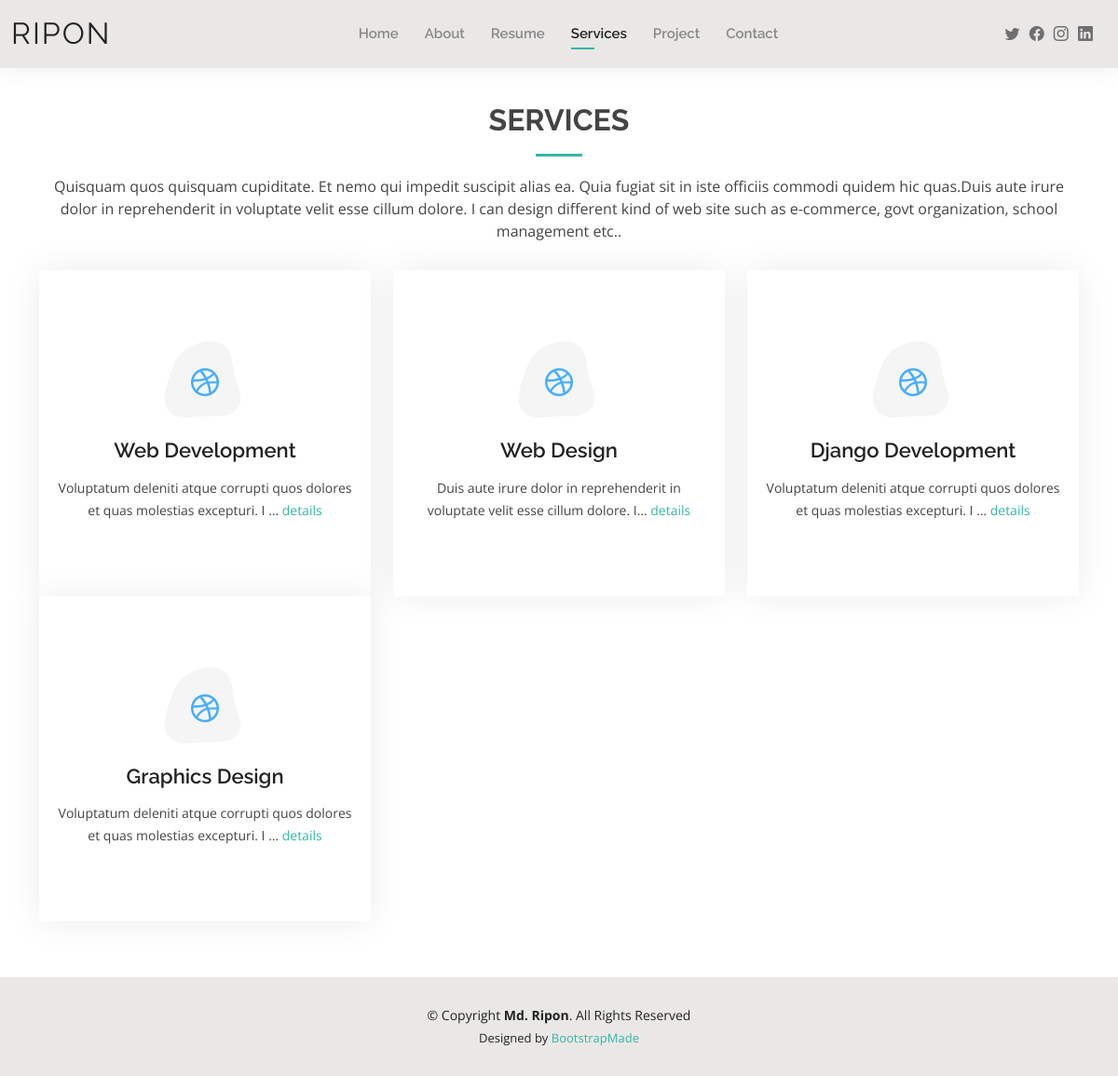
Page /services/ on the committed database.
### portfolioapp/models.py (models this page shows, shortened)
class Profile(models.Model):
    user=models.OneToOneField(User,on_delete=models.CASCADE)
    birthday=models.DateField(blank=True, null=True)
    website=models.CharField(max_length=50, blank=True, null=True)
    phone=models.CharField(max_length=12, blank=True,null=True)
    city=models.CharField(max_length=50,blank=True,null=True)
    age=models.IntegerField(blank=True,null=True)
    degree=models.CharField(max_length=50,blank=True,null=True)
    email=models.CharField(max_length=50,blank=True,null=True)
    freelunch=models.CharField(max_length=100,blank=True,null=True)
    skill_desc=models.TextField(blank=True, null=True)
    fact_desc=models.TextField(blank=True, null=True)
    testimonial_desc=models.TextField(blank=True, null=True)
    resume_desc=models.TextField(blank=True, null=True)
    resume_summery=models.TextField(blank=True, null=True)
    service_summery=models.TextField(blank=True, null=True)

class Service(models.Model):
    user=models.ForeignKey(User, on_delete= models.CASCADE)
    service_name=models.CharField(max_length=100, blank=True, null=True)
    service_desc=models.TextField(blank=True, null=True)

### portfolioapp/views.py (the view)
# urls.py: path('services/', services, name='services'),
def services(request):
    user='ripon'
    user=User.objects.get(username=user)
    user_info=User.objects.get(username=user)
    profile=Profile.objects.get(user=user)
    about_user=About.objects.get(user=user)
    my_service=Service.objects.filter(user=user)
    context={'user_info':user_info,'profile':profile,'about_user':about_user,'my_service':my_service}
    return render(request,'services.html',context)

### templates/services.html (shortened to what this page needs)
{% extends 'base.html' %}
{% load static %}
{% block content %}
<main id="main">
    <section id="services" class="services">
      <div class="container" data-aos="fade-up">
        <div class="section-title">
          <h2>Services</h2>
          <p>{{profile.service_summery}}</p>
        </div>
        <div class="row">
          {% for service in my_service %}
          <div class="col-lg-4 col-md-6 d-flex align-items-stretch" data-aos="zoom-in" data-aos-delay="100">
            <div class="icon-box iconbox-blue">
              <div class="icon">
                <i class="bx bxl-dribbble"></i>
              </div>
              <h4><a href="">{{service.service_name}}</a></h4>
              <p>{{ service.service_desc|truncatechars:80 }}
                <a href="{% url 'service_details' service.id %}">details</a></p>
            </div>
          </div>
          {% endfor %}
        </div>
      </div>
    </section>
  </main>
{% endblock %}

### templates/base.html (shortened to what this page needs)
{% load static %}
<!DOCTYPE html>
<html lang="en">
<head>
  <link href="{% static 'assets/vendor/aos/aos.css' %}" rel="stylesheet">
  <link href="{% static 'assets/vendor/bootstrap/css/bootstrap.min.css' %}" rel="stylesheet">
  <link href="{% static 'assets/vendor/bootstrap-icons/bootstrap-icons.css' %}" rel="stylesheet">
  <link href="{% static 'assets/vendor/boxicons/css/boxicons.min.css' %}" rel="stylesheet">
  <link href="{% static 'assets/vendor/glightbox/css/glightbox.min.css' %}" rel="stylesheet">
  <link href="{% static 'assets/vendor/swiper/swiper-bundle.min.css' %}" rel="stylesheet">
  <link href="{% static 'assets/css/style.css' %}" rel="stylesheet">
</head>
<body>
  <header id="header" class="fixed-top">
    <div class="container-fluid d-flex justify-content-between align-items-center">
      <h1 class="logo me-auto me-lg-0"><a href="{% url 'index' %}">{{user_info.username}}</a></h1>
      <nav id="navbar" class="navbar order-last order-lg-0">
        <ul>
          <li ><a class="{% if request.path == '/' %}active{% endif %}" href="{% url 'index' %}">Home</a></li>
          <li ><a class="{% if request.path == '/about/' %}active{% endif %}" href="{% url 'about' %}">About</a></li>
          <li ><a class="{% if request.path == '/resume/' %}active{% endif %}" href="{% url 'resume' %}">Resume</a></li>
          <li ><a class="{% if request.path == '/services/' %}active{% endif %}" href="{% url 'services' %}">Services</a></li>
          <li ><a class="{% if request.path == '/project/' %}active{% endif %}" href="{% url 'project' %}">Project</a></li>
          <li ><a class="{% if request.path == '/contact/' %}active{% endif %}" href="{% url 'contact' %}">Contact</a></li>
        </ul>
      </nav>
      <div class="header-social-links">
        <a href="#" class="twitter"><i class="bi bi-twitter"></i></a>
        <a href="#" class="facebook"><i class="bi bi-facebook"></i></a>
        <a href="#" class="instagram"><i class="bi bi-instagram"></i></a>
        <a href="#" class="linkedin"><i class="bi bi-linkedin"></i></i></a>
      </div>
    </div>
  </header>
    {% block content %}
    {% endblock %}
  <footer id="footer">
    <div class="container">
      <div class="copyright">
        &copy; Copyright <strong><span>{{user_info.first_name}}</span></strong>. All Rights Reserved
      </div>
      <div class="credits">
        Designed by <a href="https://bootstrapmade.com/">BootstrapMade</a>
      </div>
    </div>
  </footer>
</body>
</html>

### static/assets/css/style.css (style rules this page uses)
body { font-family: "Open Sans", sans-serif; color: #444444; }
a { color: #34b7a7; text-decoration: none; }
h1, h2, h3, h4, h5, h6 { font-family: "Raleway", sans-serif; }
#main { margin-top: 50px; }
#header { background: #e9e8e6; box-shadow: 0px 0px 25px 0 rgba(0, 0, 0, 0.08); z-index: 997; padding: 15px 0; }
#header .logo { font-size: 32px; margin: 0; padding: 0; line-height: 1; font-weight: 400; letter-spacing: 2px; text-transform: uppercase; }
#header .logo a { color: #222222; }
.header-social-links { padding-right: 15px; }
.header-social-links a { color: #6f6f6f; padding-left: 6px; display: inline-block; line-height: 0px; transition: 0.3s; font-size: 16px; }
.navbar { padding: 0; }
.navbar ul { margin: 0; padding: 0; display: flex; list-style: none; align-items: center; }
.navbar li { position: relative; padding: 10px 0 10px 28px; }
.navbar a { display: flex; align-items: center; justify-content: space-between; font-family: "Raleway", sans-serif; font-size: 15px; font-weight: 600; color: #888888; white-space: nowrap; transition: 0.3s; position: relative; }
.navbar > ul > li > a:before { content: ""; position: absolute; width: 0; height: 2px; bottom: -5px; left: 0; background-color: #34b7a7; visibility: hidden; width: 0px; transition: all 0.3s ease-in-out 0s; }
.navbar a:hover:before, .navbar li:hover > a:before, .navbar .active:before { visibility: visible; width: 25px; }
.navbar a:hover, .navbar .active, .navbar li:hover > a { color: #222222; }
section { padding: 60px 0; }
.section-title { text-align: center; padding-bottom: 30px; }
.section-title h2 { font-size: 32px; font-weight: bold; text-transform: uppercase; margin-bottom: 20px; padding-bottom: 20px; position: relative; }
.section-title h2::after { content: ''; position: absolute; display: block; width: 50px; height: 3px; background: #34b7a7; bottom: 0; left: calc(50% - 25px); }
.section-title p { margin-bottom: 0; }
.services .icon-box { text-align: center; padding: 70px 20px 80px 20px; transition: all ease-in-out 0.3s; background: #fff; box-shadow: 0px 0 35px 0 rgba(0, 0, 0, 0.08); }
.services .icon-box .icon { margin: 0 auto; width: 100px; height: 100px; display: flex; align-items: center; justify-content: center; transition: ease-in-out 0.3s; position: relative; }
.services .icon-box .icon i { font-size: 36px; transition: 0.5s; position: relative; }
.services .icon-box .icon svg { position: absolute; top: 0; left: 0; }
.services .icon-box h4 { font-weight: 600; margin: 10px 0 15px 0; font-size: 22px; }
.services .icon-box h4 a { color: #222222; transition: ease-in-out 0.3s; }
.services .icon-box p { line-height: 24px; font-size: 14px; margin-bottom: 0; }
.services .iconbox-blue i { color: #47aeff; }
#footer { background: #e9e8e6; padding: 30px 0; color: #222222; font-size: 14px; text-align: center; }
#footer .credits { padding-top: 5px; font-size: 13px; }
#footer .credits a { color: #34b7a7; }

### rows in the picture
Profile: service_summery "Quisquam quos quisquam cupiditate. Et nemo qui impedit suscipit alias ea. Quia fugiat sit in iste officiis commodi quidem hic quas.Duis aute irure dolor in reprehenderit in voluptate velit esse cillum dolore. I can design different kind of web site such as e-commerce, govt organization, school management etc.."
Service: service_name "Web Development", service_desc "Voluptatum deleniti atque corrupti quos dolores et quas molestias excepturi. I …"
Service: service_name "Web Design", service_desc "Duis aute irure dolor in reprehenderit in voluptate velit esse cillum dolore. I…"
Service: service_name "Django Development", service_desc "Voluptatum deleniti atque corrupti quos dolores et quas molestias excepturi. I …"
Service: service_name "Graphics Design", service_desc "Voluptatum deleniti atque corrupti quos dolores et quas molestias excepturi. I …"

### other values in the picture
{{ user_info.username }} "RIPON"
{{ user_info.first_name }} "Md. Ripon"
